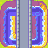

A level layout from a 2D game, rendered from its tile map. Below: a short description, then the map file with its tile-grid data intact:
An orthogonal 3x3 tile map with 16x16 px tiles, 1 tile layer (Tile Layer 1).

<map version="1.5" tiledversion="1.7.2" orientation="orthogonal" renderorder="right-down" width="3" height="3" tilewidth="16" tileheight="16" infinite="0" nextlayerid="2" nextobjectid="1">
 <tileset firstgid="1" name="aw2.png" tilewidth="16" tileheight="16" tilecount="512" columns="32">
  <image source="aw2.png" trans="ffffff" width="512" height="256" />
 </tileset>
 <layer id="1" name="Tile Layer 1" width="3" height="3">
  <data>
   <tile gid="76" />
   <tile gid="23" />
   <tile gid="74" />
   <tile gid="13" />
   <tile gid="23" />
   <tile gid="13" />
   <tile gid="268" />
   <tile gid="23" />
   <tile gid="269" />
  </data>
 </layer>
</map>
